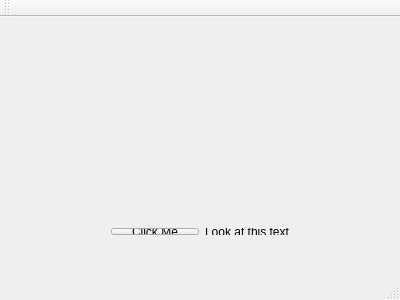
<?xml version="1.0" encoding="UTF-8"?>
<ui version="4.0">
 <class>MainWindow</class>
 <widget class="QMainWindow" name="MainWindow">
  <property name="geometry">
   <rect>
    <x>0</x>
    <y>0</y>
    <width>400</width>
    <height>300</height>
   </rect>
  </property>
  <property name="windowTitle">
   <string>MainWindow</string>
  </property>
  <widget class="QWidget" name="centralWidget">
   <widget class="QWidget" name="">
    <property name="geometry">
     <rect>
      <x>100</x>
      <y>200</y>
      <width>204</width>
      <height>29</height>
     </rect>
    </property>
    <layout class="QHBoxLayout" name="horizontalLayout">
     <item>
      <widget class="QPushButton" name="pushButton">
       <property name="text">
        <string>Click Me</string>
       </property>
      </widget>
     </item>
     <item>
      <widget class="QLabel" name="label">
       <property name="text">
        <string>Look at this text</string>
       </property>
      </widget>
     </item>
    </layout>
   </widget>
   <zorder>pushButton</zorder>
   <zorder>label</zorder>
   <zorder>label</zorder>
   <zorder></zorder>
   <zorder>label</zorder>
  </widget>
  <widget class="QMenuBar" name="menuBar">
   <property name="geometry">
    <rect>
     <x>0</x>
     <y>0</y>
     <width>400</width>
     <height>25</height>
    </rect>
   </property>
  </widget>
  <widget class="QToolBar" name="mainToolBar">
   <attribute name="toolBarArea">
    <enum>TopToolBarArea</enum>
   </attribute>
   <attribute name="toolBarBreak">
    <bool>false</bool>
   </attribute>
  </widget>
  <widget class="QStatusBar" name="statusBar"/>
 </widget>
 <layoutdefault spacing="6" margin="11"/>
 <resources/>
 <connections/>
</ui>
